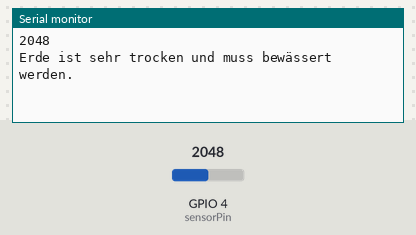
Bench run of a sketch on a simulated ESP32-C6. Parts: the last lines printed to the serial monitor. Inputs (shaded band) come from the test bench; at power-on: GPIO 4 (sensorPin) = 2048.

Above: at 2.2 s.
2.3 s: GPIO 4 (sensorPin) set to 1554
At 4.2 s:
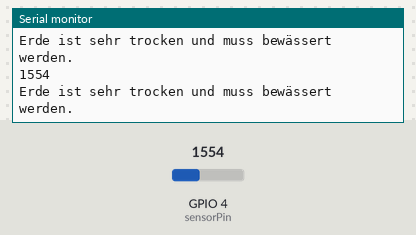
5.0 s: GPIO 4 (sensorPin) set to 1449
At 5.7 s:
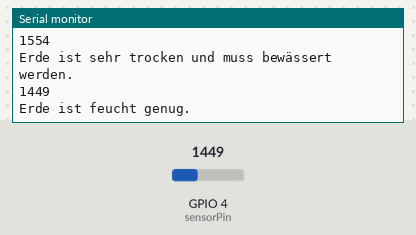
Timing chart, 0 to 8.0 s (numbered marks = the images above; inputs shaded):
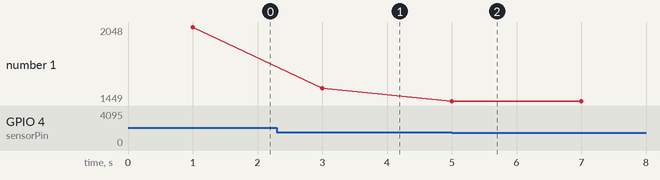

Measured:
- the behaviour switches between 1501 and 1500 on GPIO 4 (sensorPin) (found by bisection; images 1 and 2)
- after the input at 2.3 s, the serial monitor: prints a new line after 0.70 s (image 1)
- after the input at 5.0 s, the serial monitor: prints a new line at once (image 2)
- plotted number 1: 2048 → 1554 after the input at 2.3 s, 1554 → 1449 after the input at 5.0 s

The sketch:

19_Bodenfeuchtigkeitssensor.ino
```cpp
/************************************************************************
 * 19_Bodenfeuchtigkeitssensor.ino
 * Lese den Feuchtigkeitssensor aus und  schreibe sie an den seriellen Port
 * Sensor: +      <->  ESP32-C6: 3.3V
 * Sensor: -      <->  ESP32-C6: GND
 * Sensor: AOUT   <->  ESP32-C6: GPIO4
 * GitHub: https://github.com/Interaktive-Medien/im_physical_computing/blob/main/09_Sensoren_testen/19_Bodenfeuchtigkeitssensor/19_Bodenfeuchtigkeitssensor.ino
 ************************************************************************/

const int sensorPin = 4;
int sensorValue = 0;

void setup() {
  Serial.begin(115200);
  delay(1000);
}

void loop() {
  sensorValue = analogRead(sensorPin);
  Serial.println(sensorValue);
  if(sensorValue > 1500){
    Serial.println("Erde ist sehr trocken und muss bewässert werden.");
  }
  else{
    Serial.println("Erde ist feucht genug.");
  }
  delay(2000);
}
```
